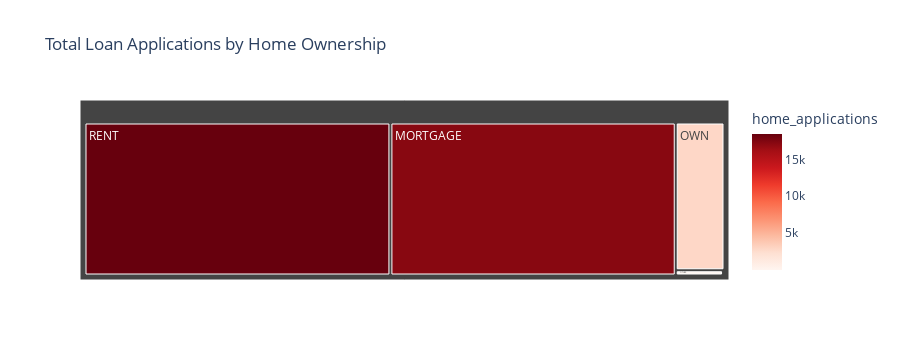

Notebook source saved alongside this figure:
### Markdown cell above
### Home Ownership by Total Loan Applications

### Code cell
home_applications = df.groupby('home_ownership')['id'].count().reset_index(name = 'home_applications')

fig = px.treemap(
    home_applications,
    path = ['home_ownership'],
    values = 'home_applications',
    color = 'home_applications',
    color_continuous_scale = 'Reds',
    title = 'Total Loan Applications by Home Ownership '
)

fig.show()

### Figure 1 — Plotly figure (JSON) as saved in the notebook; plotly's stock layout.template omitted (floating-point values rounded to 4 significant figures)
{"data": [{"branchvalues": "total", "customdata": [[17198], [3], [98], [2838], [18439]], "domain": {"x": [0, 1], "y": [0, 1]}, "hovertemplate": "labels=%{label}<br>home_applications_sum=%{value}<br>parent=%{parent}<br>id=%{id}<br>home_applications=%{color}<extra></extra>", "ids": ["MORTGAGE", "NONE", "OTHER", "OWN", "RENT"], "labels": ["MORTGAGE", "NONE", "OTHER", "OWN", "RENT"], "marker": {"coloraxis": "coloraxis", "colors": [17198, 3, 98, 2838, 18439]}, "name": "", "parents": ["", "", "", "", ""], "type": "treemap", "values": [17198, 3, 98, 2838, 18439]}], "layout": {"autosize": true, "coloraxis": {"colorbar": {"title": {"text": "home_applications"}}, "colorscale": [[0, "rgb(255,245,240)"], [0.125, "rgb(254,224,210)"], [0.25, "rgb(252,187,161)"], [0.375, "rgb(252,146,114)"], [0.5, "rgb(251,106,74)"], [0.625, "rgb(239,59,44)"], [0.75, "rgb(203,24,29)"], [0.875, "rgb(165,15,21)"], [1, "rgb(103,0,13)"]]}, "height": 360, "legend": {"tracegroupgap": 0}, "title": {"text": "Total Loan Applications by Home Ownership "}}}
